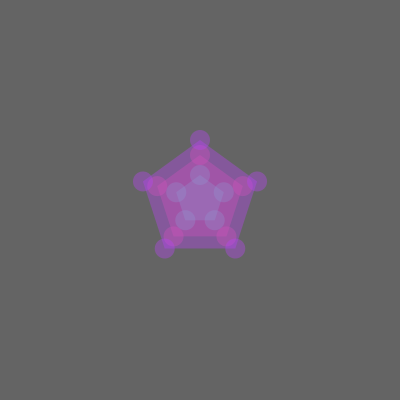
Frame 1 (no input)
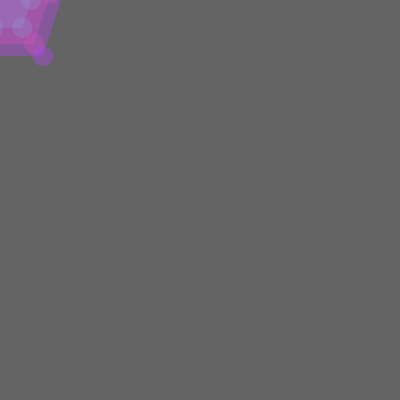
Frame 60 (the mouse pressed at the canvas centre just before this capture)
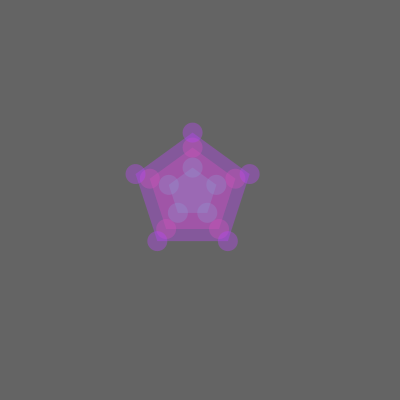
Frame 120 (the mouse held since frame 60 and released just before this capture)

The Processing sketch that drew these frames (run headless with seeded random() and noise(); from frame 60 on, the mouse is pressed at the canvas centre):

// Processing sketch: processing_101377
// ── processing_101377.pde

//A2-12: Redo A2-05 using object oriented programming (i.e., define and demonstrate a Pentagon class)

/* Made By: Naghmi Shireen
 Dated: 19 oct, 2010*/
 

 // i have used the concept of spring, and damp from physics
 //my  three pentagons, move like springs, whenever the mouse moves
 
 
int points=5; // if you just change this number the number of corners of pentagons are gona increase accordingly
float centerX, centerY;
float[] xpos=new float[points]; //an array to store x-values of five points of pentagon
float[] ypos=new float[points]; //an array to store y-values of five points of pentagon

float radius=45; // radius of the pentagon

//three variables of Pentagon Class
Pentagon myPentagon1;
Pentagon myPentagon2;
Pentagon myPentagon3;




void setup(){
  size(400,400);
  background(255);
  frameRate(30);
 centerX=width/2; centerY=height/2;
 // all three pentagons have same center position but they have varying radii and 
  myPentagon1=new Pentagon( centerX,centerY,radius, points);
  myPentagon2=new Pentagon( centerX,centerY, radius-20,points);
  myPentagon3=new Pentagon( centerX, centerY,radius+15, points);
 }


void draw(){
  background(100);
  strokeWeight(1);
  noStroke();

  fill(220,90,150,100);
  myPentagon1.drawPentagon();//to create one pentagon
  myPentagon1.movePentagon();// calling move function of class pentagon
  
  fill(120,200,190,80);
  myPentagon2.drawPentagon(); //to create second pentagon
  myPentagon2.movePentagon();// calling move function of class pentagon
  
  fill(180,70,240,100);
  myPentagon3.drawPentagon(); //to create third pentagon
  myPentagon3.movePentagon();// calling move function of class pentagon



}


//method declaration

class Pentagon {
  float cenX;
  float cenY;
  float rad;
  float numNodes;
  float acceX, acceY; // these will accelerate the pentagons towards the mouse position
  float rotAngle=-90; // initial angle is -90, as the screen rotates, with radius, a new point of the pentagon will be marked
  
  Pentagon( float tempCenterX, float tempCenterY, float tempRadius, float tempNodes){
    cenX= tempCenterX;
    cenY=tempCenterY;
    rad=tempRadius;
    numNodes=tempNodes;
  }

void drawPentagon(){

 //this for loop will mark five points of pentagon, depending upon, center point, radius, and acceleration movement
 //every time the pentagon moves these five points willchange their position accordingly
 //float rotAngle=-90;
  for (int i=0; i<numNodes; i++){
    xpos[i] = cenX+cos(radians(rotAngle))*rad+acceX;
    ypos[i] = cenY+sin(radians(rotAngle))*rad+acceY;
    ellipse(xpos[i],ypos[i],20,20);
    rotAngle += 360.0/numNodes;
  }
  
  
  //this set of instruction will now connect those five points[previously marked] through begin and endShape() methods 
  beginShape();
   for (int i=0; i<numNodes;i++){
    vertex(xpos[i],ypos[i]);
   }
   endShape(CLOSE);
}

//method declaration

float dampingFactor=0.9; //damping factor, to slow down the quick spring motion gradually, it will be used when the pentagons will move with mouse movement
float springFactor=0.09; // spring factor, which will make the pentagons move "to and fro" like springs for some time, whenever mouse moves


void movePentagon(){
   
    float newX=mouseX-cenX; //a new positions are stored according to mouse current position
    float newY=mouseY-cenY;

  
  newX*=springFactor; // those new positions are then multiplied by a spring factor
  newY*=springFactor;
  
  acceX+=newX; //then after springing,they are being accelerated
  acceY+=newY;
  
  cenX+=acceX; // and a new target center point is being marked
  cenY+=acceY;
  
  acceX*=dampingFactor; //acceleration is damped a little to make the springing effect slow after some time
  acceY*=dampingFactor;
  
  
}
}
